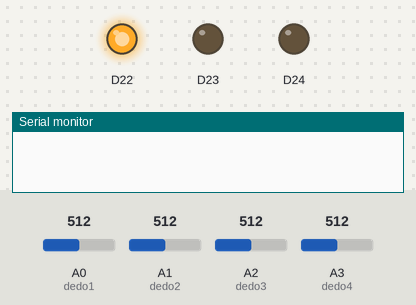
A sketch run on a simulated Arduino Nano RP2040 Connect. Shown: output pins drawn as LEDs (lit = HIGH), the last lines printed to the serial monitor. The inputs (shaded band) are chosen by the test bench; at power-on: A0 (dedo1) = 512, A1 (dedo2) = 512, A2 (dedo3) = 512, A3 (dedo4) = 512. WiFi joins after 1.5 s; servers stay silent unless stated; random numbers use the default seed unless the sketch sets one.

Above: at 0.1 s.
At 1.1 s:
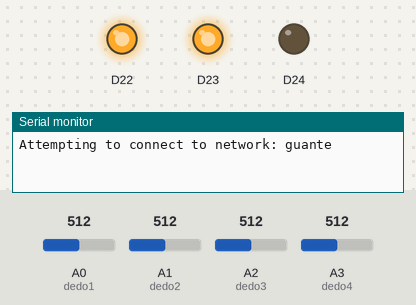
At 4.6 s:
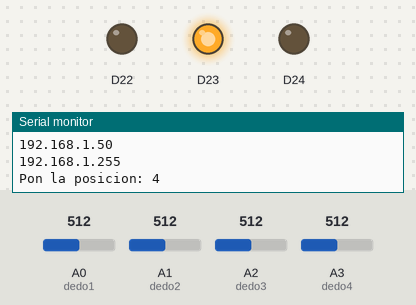
Timing chart, 0 to 6.1 s (numbered marks = the images above):
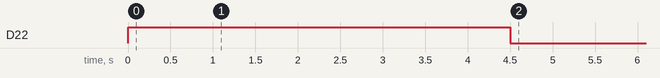

The sketch:

Dataset.ino
```cpp
#include <SPI.h>
#include <WiFiNINA.h>
#include <Arduino_LSM6DSOX.h>
#include <WiFiUdp.h>

///////variables de la conexion
char ssid[] = "guante";        // your network SSID (name)
char pass[] = "12345678";      // your network password (use for WPA, or use as key for WEP)
//int keyIndex = 0;                 // your network key index number (needed only for WEP)
int status = WL_IDLE_STATUS;

WiFiUDP Udp;
IPAddress Ordenador; //cambia cada vez
int puerto=1001;

int dedo1=A0;
int dedo2=A1;
int dedo3=A2;
int dedo4=A3;
int flag=0;

#define UDP_TX_PACKET_MAX_SIZE 40

void setup() {
  randomSeed(analogRead(0));

  Serial.begin(9600);   // initialize serial communication

  pinMode(LEDR, OUTPUT);  //inicializa leds para saber estado
  pinMode(LEDG, OUTPUT);
  pinMode(LEDB, OUTPUT);
  digitalWrite(LEDR, HIGH);

  /*pinMode(A0, INPUT);
  pinMode(A1, INPUT);
  pinMode(A2, INPUT);
  pinMode(A3, INPUT);*/


  while (!IMU.begin()) {
    Serial.println("Failed to initialize IMU!");
    delay(100);
  }
  while (WiFi.status() == WL_NO_MODULE) {
    Serial.println("Communication with WiFi module failed!");
    // don't continue
    delay(100);
  }

   String fv = WiFi.firmwareVersion();
  if (fv < WIFI_FIRMWARE_LATEST_VERSION) {
    Serial.println("Please upgrade the firmware");
  }

  delay(1000);
  digitalWrite(LEDG, HIGH);
//Conectarse a la red wifi
  while (status != WL_CONNECTED) {
    Serial.print("Attempting to connect to network: ");
    Serial.println(ssid);
    status = WiFi.begin(ssid, pass);
    delay(2000);
  }

  Serial.println("You're connected to the network");
  //Conectarse al cliente
  Udp.begin(puerto);

  byte octetos[4];
  IPAddress ip = WiFi.localIP();
  Serial.println(ip);
  // Obtener los octetos de la IP original
  octetos[0] = ip[0];
  octetos[1] = ip[1];
  octetos[2] = ip[2];

  // Eliminar el último octeto
  octetos[3] = 255;

  // Crear la nueva IPAddress
  Ordenador = IPAddress(octetos);
  Serial.println(Ordenador);
  digitalWrite(LEDR, LOW);

}

void loop() {
  int medidas[4];
  Serial.print("Pon la posicion: ");
  flag=random(10);
  Serial.println(flag);
  delay(3700);

  medidas[0]=analogRead(dedo1);
  medidas[1]=analogRead(dedo2);
  medidas[2]=analogRead(dedo3);
  medidas[3]=analogRead(dedo4);
  char data[9];
  for (int i=0;i<4;i++){
    data[i*2]=medidas[i]%128;
    data[i*2+1]=medidas[i]/128;
    Serial.print(medidas[i]);
    Serial.print("  ");
    /*Serial.print(data[i*2]);
    Serial.print("  ");
    Serial.print(data[i*2+1]);
    Serial.print("  ");
    Serial.print(medidas[i]%128);
    Serial.print("  ");
    Serial.println(medidas[i]/128);*/
  }
  Serial.println();
  data[8]=flag;


//Envio de datos
    Udp.beginPacket(Ordenador, puerto);
    Udp.write(data,sizeof(data));
    Udp.endPacket();

}
```
